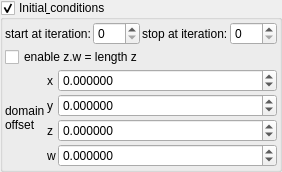
    <widget class="MyGroupBox" name="groupCheck_transf_function_enabled_false">
     <property name="title">
      <string>Initial&amp; conditions</string>
     </property>
     <property name="checkable">
      <bool>true</bool>
     </property>
     <layout class="QVBoxLayout" name="verticalLayout_22" stretch="0,0,0">
      <property name="spacing">
       <number>2</number>
      </property>
      <property name="leftMargin">
       <number>2</number>
      </property>
      <property name="topMargin">
       <number>2</number>
      </property>
      <property name="rightMargin">
       <number>2</number>
      </property>
      <property name="bottomMargin">
       <number>2</number>
      </property>
      <item>
       <layout class="QGridLayout" name="gridLayout_74">
        <property name="spacing">
         <number>2</number>
        </property>
        <item row="0" column="0">
         <widget class="QLabel" name="label_260">
          <property name="text">
           <string>start at iteration:</string>
          </property>
         </widget>
        </item>
        <item row="0" column="3">
         <widget class="MySpinBox" name="spinboxInt_transf_stop_iterations_D1">
          <property name="sizePolicy">
           <sizepolicy hsizetype="Minimum" vsizetype="Maximum">
            <horstretch>0</horstretch>
            <verstretch>0</verstretch>
           </sizepolicy>
          </property>
          <property name="maximum">
           <number>999</number>
          </property>
         </widget>
        </item>
        <item row="0" column="1">
         <widget class="MySpinBox" name="spinboxInt_transf_start_iterations_D">
          <property name="sizePolicy">
           <sizepolicy hsizetype="Minimum" vsizetype="Maximum">
            <horstretch>0</horstretch>
            <verstretch>0</verstretch>
           </sizepolicy>
          </property>
          <property name="maximum">
           <number>999</number>
          </property>
         </widget>
        </item>
        <item row="0" column="2">
         <widget class="QLabel" name="label_261">
          <property name="text">
           <string>stop at iteration:</string>
          </property>
         </widget>
        </item>
       </layout>
      </item>
      <item>
       <widget class="MyCheckBox" name="checkBox_transf_function_enabledA_false">
        <property name="text">
         <string>enable z.w = length z</string>
        </property>
       </widget>
      </item>
      <item>
       <layout class="QGridLayout" name="gridLayout_46" columnstretch="0,0,2">
        <property name="spacing">
         <number>2</number>
        </property>
        <item row="0" column="1">
         <widget class="QLabel" name="label_170">
          <property name="text">
           <string notr="true">x</string>
          </property>
         </widget>
        </item>
        <item row="3" column="1">
         <widget class="QLabel" name="label_171">
          <property name="text">
           <string notr="true">w</string>
          </property>
         </widget>
        </item>
        <item row="2" column="2">
         <widget class="MyDoubleSpinBox" name="spinbox4_transf_offsetA_0000_z">
          <property name="sizePolicy">
           <sizepolicy hsizetype="Minimum" vsizetype="Maximum">
            <horstretch>0</horstretch>
            <verstretch>0</verstretch>
           </sizepolicy>
          </property>
          <property name="prefix">
           <string/>
          </property>
          <property name="suffix">
           <string/>
          </property>
          <property name="decimals">
           <number>6</number>
          </property>
          <property name="minimum">
           <double>-99.989999999999995</double>
          </property>
          <property name="maximum">
           <double>99.989999999999995</double>
          </property>
          <property name="singleStep">
           <double>0.100000000000000</double>
          </property>
         </widget>
        </item>
        <item row="0" column="2">
         <widget class="MyDoubleSpinBox" name="spinbox4_transf_offsetA_0000_x">
          <property name="sizePolicy">
           <sizepolicy hsizetype="Minimum" vsizetype="Maximum">
            <horstretch>0</horstretch>
            <verstretch>0</verstretch>
           </sizepolicy>
          </property>
          <property name="prefix">
           <string/>
          </property>
          <property name="suffix">
           <string/>
          </property>
          <property name="decimals">
           <number>6</number>
          </property>
          <property name="minimum">
           <double>-99.989999999999995</double>
          </property>
          <property name="maximum">
           <double>99.989999999999995</double>
          </property>
          <property name="singleStep">
           <double>0.100000000000000</double>
          </property>
         </widget>
        </item>
        <item row="2" column="1">
         <widget class="QLabel" name="label_172">
          <property name="text">
           <string notr="true">z</string>
          </property>
         </widget>
        </item>
        <item row="1" column="1">
         <widget class="QLabel" name="label_173">
          <property name="text">
           <string notr="true">y</string>
          </property>
         </widget>
        </item>
        <item row="3" column="2">
         <widget class="MyDoubleSpinBox" name="spinbox4_transf_offsetA_0000_w">
          <property name="sizePolicy">
           <sizepolicy hsizetype="Minimum" vsizetype="Maximum">
            <horstretch>0</horstretch>
            <verstretch>0</verstretch>
           </sizepolicy>
          </property>
          <property name="prefix">
           <string/>
          </property>
          <property name="suffix">
           <string/>
          </property>
          <property name="decimals">
           <number>6</number>
          </property>
          <property name="minimum">
           <double>-99.989999999999995</double>
          </property>
          <property name="maximum">
           <double>99.989999999999995</double>
          </property>
          <property name="singleStep">
           <double>0.100000000000000</double>
          </property>
         </widget>
        </item>
        <item row="1" column="2">
         <widget class="MyDoubleSpinBox" name="spinbox4_transf_offsetA_0000_y">
          <property name="sizePolicy">
           <sizepolicy hsizetype="Minimum" vsizetype="Maximum">
            <horstretch>0</horstretch>
            <verstretch>0</verstretch>
           </sizepolicy>
          </property>
          <property name="prefix">
           <string/>
          </property>
          <property name="suffix">
           <string/>
          </property>
          <property name="decimals">
           <number>6</number>
          </property>
          <property name="minimum">
           <double>-99.989999999999995</double>
          </property>
          <property name="maximum">
           <double>99.989999999999995</double>
          </property>
          <property name="singleStep">
           <double>0.100000000000000</double>
          </property>
         </widget>
        </item>
        <item row="1" column="0" rowspan="2">
         <widget class="QLabel" name="label_174">
          <property name="text">
           <string>domain
offset</string>
          </property>
         </widget>
        </item>
       </layout>
      </item>
     </layout>
    </widget>
